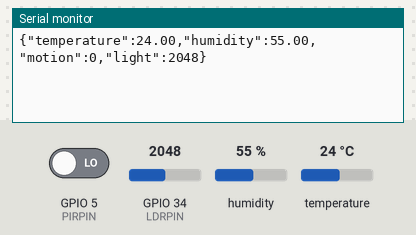
Bench run of a sketch on a simulated ESP32. Parts: the last lines printed to the serial monitor. The inputs (shaded band) are chosen by the test bench; at power-on: humidity 55 %, GPIO 34 (LDRPIN) = 2048, GPIO 5 (PIRPIN) LOW, temperature 24 °C. WiFi joins after 1.5 s; servers stay silent unless stated; no MQTT or app messages arrive unless stated.

Above: at 2.7 s.
2.8 s: humidity set to 22 %
At 5.4 s:
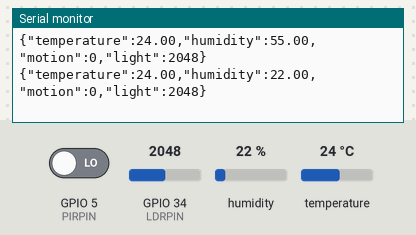
6.6 s: GPIO 34 (LDRPIN) set to 2866
At 8.5 s:
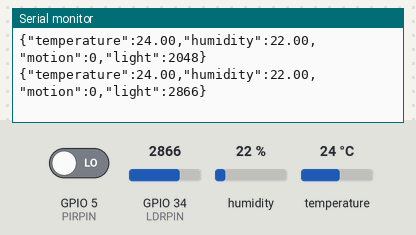
10.4 s: GPIO 5 (PIRPIN) driven HIGH
At 11.7 s:
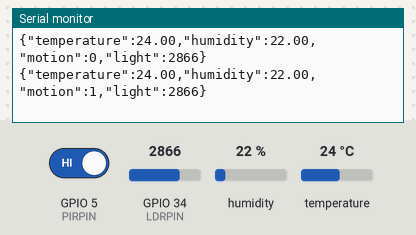
14.2 s: temperature set to 12 °C
At 17.7 s:
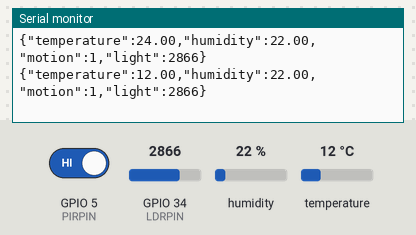
18.0 s: GPIO 34 (LDRPIN) set to 3603
At 21.2 s:
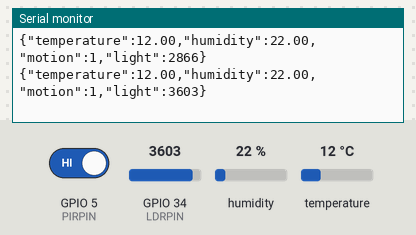
21.8 s: GPIO 5 (PIRPIN) driven LOW
At 23.2 s:
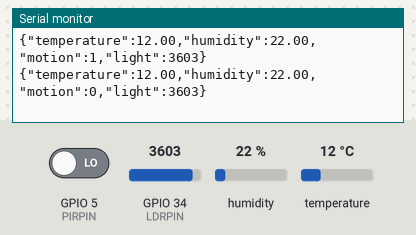
Timing chart, 0 to 24.8 s (numbered marks = the images above; inputs shaded):
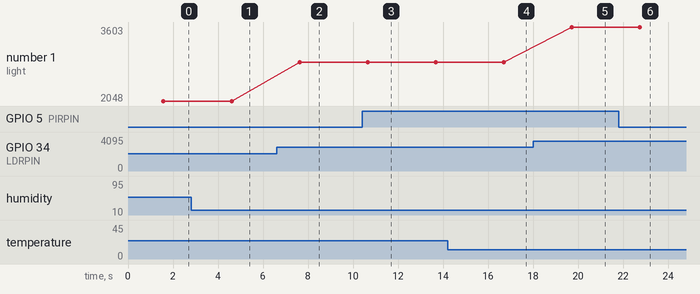

Measured:
- after the input at 2.8 s, the serial monitor: prints a new line after 1.8 s (image 1)
- after the input at 6.6 s, the serial monitor: prints a new line after 1.0 s (image 2)
- after the input at 10.4 s, the serial monitor: prints a new line after 0.25 s (image 3)
- after the input at 14.2 s, the serial monitor: prints a new line after 2.5 s (image 4)
- after the input at 18.0 s, the serial monitor: prints a new line after 1.7 s (image 5)
- after the input at 21.8 s, the serial monitor: prints a new line after 0.95 s (image 6)
- plotted number 1: 2048 → 2866 after the input at 6.6 s, 2866 → 3603 after the input at 18.0 s

The sketch:

smart_room.ino
```cpp
#include <WiFi.h>
#include <PubSubClient.h>
#include <DHT.h>

#define DHTPIN 4
#define DHTTYPE DHT11
#define PIRPIN 5
#define LDRPIN 34

DHT dht(DHTPIN, DHTTYPE);

const char* ssid = "YOUR_WIFI_NAME";
const char* password = "YOUR_WIFI_PASSWORD";
const char* mqttServer = "broker.hivemq.com";

WiFiClient espClient;
PubSubClient client(espClient);

void setup() {
  Serial.begin(115200);
  dht.begin();
  pinMode(PIRPIN, INPUT);

  WiFi.begin(ssid, password);
  while (WiFi.status() != WL_CONNECTED) {
    delay(500);
  }

  client.setServer(mqttServer, 1883);
  while (!client.connected()) {
    client.connect("SmartRoomESP32");
  }
}

void loop() {
  float temperature = dht.readTemperature();
  float humidity = dht.readHumidity();
  int motion = digitalRead(PIRPIN);
  int light = analogRead(LDRPIN);

  if (!isnan(temperature) && !isnan(humidity)) {
    String payload = "{";
    payload += "\"temperature\":" + String(temperature) + ",";
    payload += "\"humidity\":" + String(humidity) + ",";
    payload += "\"motion\":" + String(motion) + ",";
    payload += "\"light\":" + String(light);
    payload += "}";

    client.publish("smartroom/data", payload.c_str());
    Serial.println(payload);
  }

  delay(3000);
}
```
